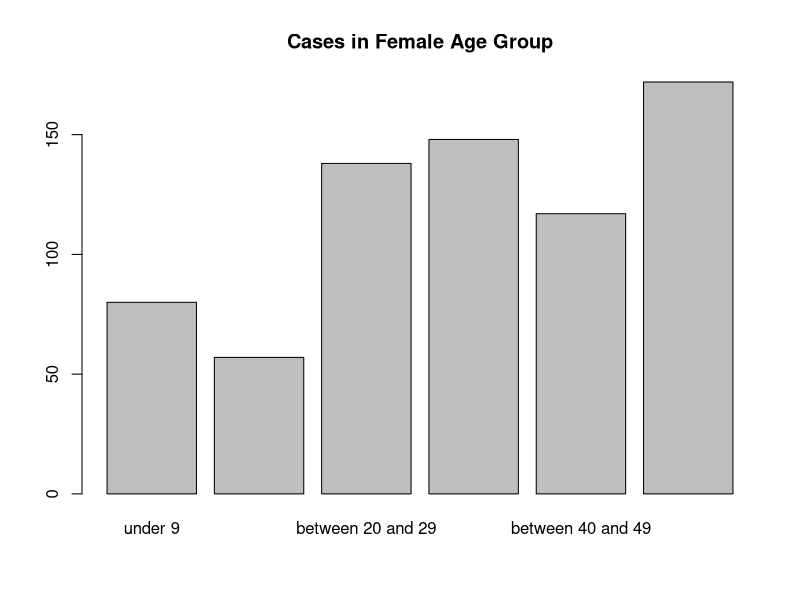
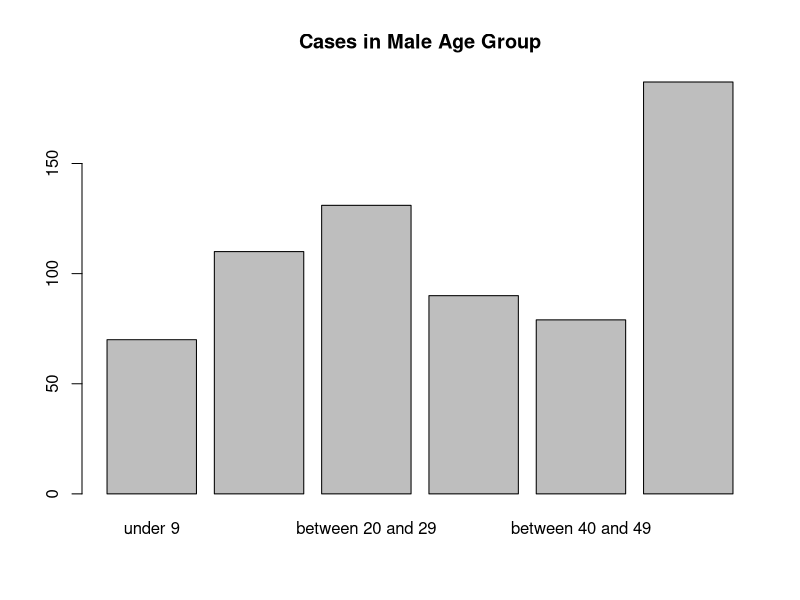
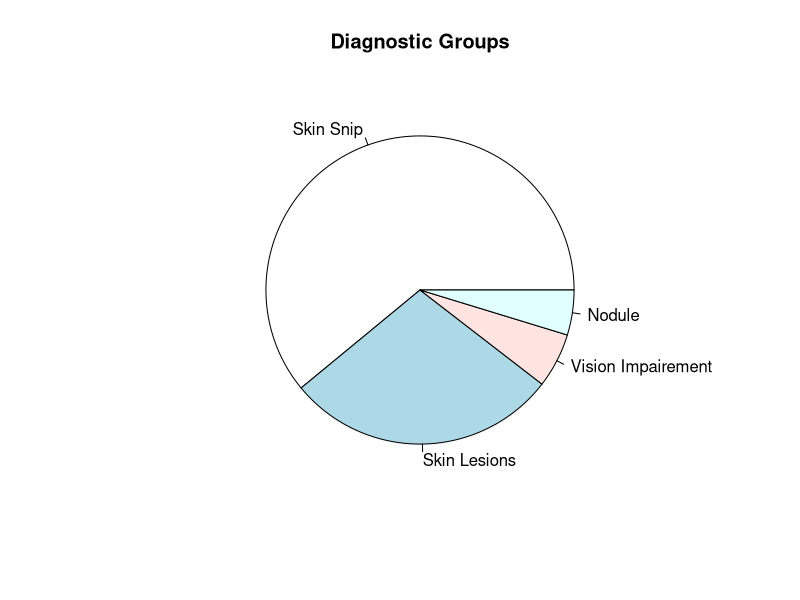

Here is the R script that generated these plots, in order:
onch = read.csv("dataset.csv")
onch.dx.groups = read.csv("dx_conversion.csv")
onch.mean = mean(onch$CASES)
onch.all_cases = sum(onch$CASES)
onch.male_cases = onch$CASES[onch$SEX == "Male"]
onch.male_n = onch$N[onch$SEX == "Male"]
onch.male_prev = onch.male_cases/ onch.male_n
onch.male_prev_avg = mean(onch.male_prev,na.rm = T)
onch.female_cases = onch$CASES[onch$SEX == "Female"]
onch.female_n = onch$N[onch$SEX == "Female"]
onch.female_prev = onch.female_cases/ onch.female_n
onch.female_prev_avg = mean(onch.female_prev,na.rm = T)
onch.both_cases = onch$CASES[onch$SEX == "Both"]
onch.ss = onch$CASES[onch$DX_GROUP == "ss"]
onch.ss_total = sum(onch.ss)
onch.types_of_dx_cases = c() 
library(dplyr)
newdata = filter(onch,onch$LOC_GROUP == 1217)
newdata.prev =  sum(newdata$CASES)/ sum(newdata$N) *1000
newdata.mean_cases = mean(newdata$CASES)
newdata.std_dev = sd(newdata$CASES)
newdata.male = filter(newdata, newdata$SEX == "Male") # Males
newdata.male_cases = sum(newdata.male$CASES) # All Male Caes
newdata.female = filter(newdata, newdata$SEX == "Female")
newdata.female_cases = sum(newdata.female$CASES)

newdata.male_c = sum(newdata.male$N) # All Male Caes
newdata.male_prev = newdata.male_cases / newdata.male_c * 1000
newdata.female_c = sum(newdata.female$N)
newdata.female_prev = newdata.female_cases / newdata.female_c * 1000

newdata.ss_cases = filter(newdata,newdata$DX_GROUP == "ss")
newdata.ss_cases_c = sum(newdata.ss_cases$CASES)

newdata.skin_cases = filter(newdata,newdata$DX_GROUP == "skin")
newdata.skin_cases_c = sum(newdata.skin_cases$CASES)

newdata.eye_cases = filter(newdata,newdata$DX_GROUP == "eye")
newdata.eye_cases_c = sum(newdata.eye_cases$CASES)

newdata.nod_cases = filter(newdata,newdata$DX_GROUP == "nod")
newdata.nod_cases_c = sum(newdata.nod_cases$CASES)

newdata.male_under_nine = filter(newdata.male,newdata.male$AGE_END <= 9)
newdata.male_under_nine_cases = sum(newdata.male_under_nine$CASES)
newdata.male_bt_10_and_19 = filter(newdata.male,newdata.male$AGE_START >= 10, newdata.male$AGE_END == 19)
newdata.male_bt_10_and_19_cases=sum(newdata.male_bt_10_and_19$CASES)
newdata.male_bt_20_and_29 = filter(newdata.male,newdata.male$AGE_START >= 20 ,newdata.male$AGE_END <= 29)
newdata.male_bt_20_and_29_cases=sum(newdata.male_bt_20_and_29$CASES)
newdata.male_bt_30_and_39 = filter(newdata.male,newdata.male$AGE_START==30 ,newdata.male$AGE_END == 39)
newdata.male_bt_30_and_39_cases=sum(newdata.male_bt_30_and_39$CASES)
newdata.male_bt_40_and_49 = filter(newdata.male,newdata.male$AGE_START==40 , newdata.male$AGE_END == 49)
newdata.male_bt_40_and_49_cases=sum(newdata.male_bt_40_and_49$CASES)
newdata.male_greater_50 = filter(newdata.male,newdata.male$AGE_START>=50)
newdata.male_greater_50_cases=sum(newdata.male_greater_50$CASES)

newdata.female_under_nine = filter(newdata.female,newdata.female$AGE_END <= 9)
newdata.female_bt_10_and_19 = filter(newdata.female,newdata.female$AGE_START==10 , newdata.female$AGE_END == 19)
newdata.female_bt_20_and_29 = filter(newdata.female,newdata.female$AGE_START==20 , newdata.female$AGE_END == 29)
newdata.female_bt_30_and_39 = filter(newdata.female,newdata.female$AGE_START==30, newdata.female$AGE_END == 39)
newdata.female_bt_40_and_49 = filter(newdata.female,newdata.female$AGE_START==40 , newdata.female$AGE_END == 49)
newdata.female_greater_50 = filter(newdata.female,newdata.female$AGE_START >= 50)
newdata.female_under_nine_cases=sum(newdata.female_under_nine$CASES)
newdata.female_bt_10_and_19_cases=sum(newdata.female_bt_10_and_19$CASES)
newdata.female_bt_20_and_29_cases=sum(newdata.female_bt_20_and_29$CASES)
newdata.female_bt_30_and_39_cases=sum(newdata.female_bt_30_and_39$CASES)
newdata.female_bt_40_and_49_cases=sum(newdata.female_bt_40_and_49$CASES)
newdata.female_greater_50_cases=sum(newdata.female_greater_50$CASES)

dataplot_male = c(newdata.male_under_nine_cases, newdata.male_bt_10_and_19_cases,newdata.male_bt_20_and_29_cases)
dataplot_female = c(newdata.female_under_nine_cases, newdata.female_bt_10_and_19_cases,newdata.female_bt_20_and_29_cases)
age_grp = c("under 9","between 10 and 19","between 20 and 29","between 30 and 39","between 40 and 49","greater than 50")
#plot(x= age_grp,y= dataplot_male,xlab= "Age Groups",ylab="Values",xlim = )
#edit(newdata)
no_cases_female=c(newdata.female_under_nine_cases,newdata.female_bt_10_and_19_cases,newdata.female_bt_20_and_29_cases,newdata.female_bt_30_and_39_cases,newdata.female_bt_40_and_49_cases,newdata.female_greater_50_cases)
no_cases_male=c(newdata.male_under_nine_cases,newdata.male_bt_10_and_19_cases,newdata.male_bt_20_and_29_cases,newdata.male_bt_30_and_39_cases,newdata.male_bt_40_and_49_cases,newdata.male_greater_50_cases)
#barplot(as.matrix(no_cases_male),ylab='cases',beside=T,col=rainbow(2),ylim = c(0,200),space = 0.2)
#barplot(as.matrix(no_cases_male),ylab='cases',beside=T,col=rainbow(2),ylim = c(0,200),space = 0.2)
#legend('topleft',c('male','female'),cex=0.6,bty='n',fill=rainbow(2))
barplot(no_cases_female,names.arg = age_grp,main = "Cases in Female Age Group")
barplot(no_cases_male,names.arg = age_grp,main = "Cases in Male Age Group")
pie(c(newdata.ss_cases_c,newdata.skin_cases_c,newdata.eye_cases_c,newdata.nod_cases_c),labels = c("Skin Snip","Skin Lesions","Vision Impairement","Nodule"),main = "Diagnostic Groups")
summary(newdata)
